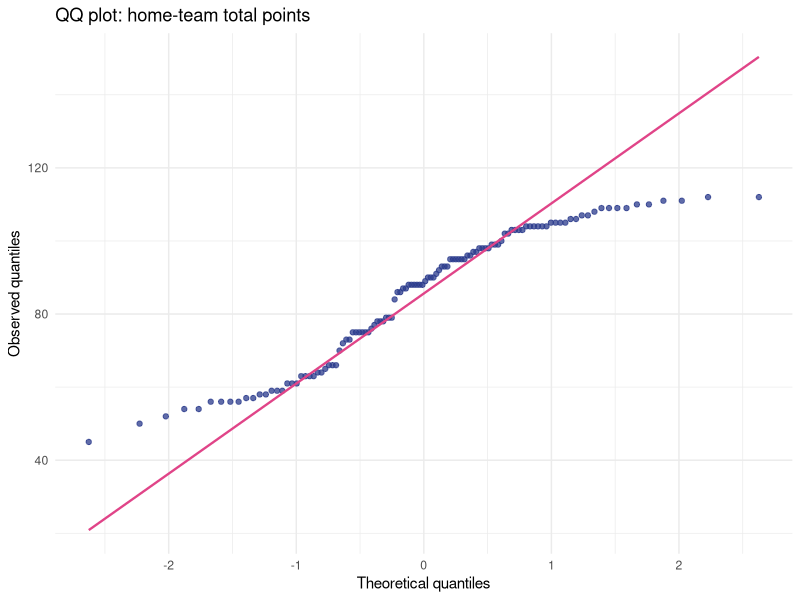
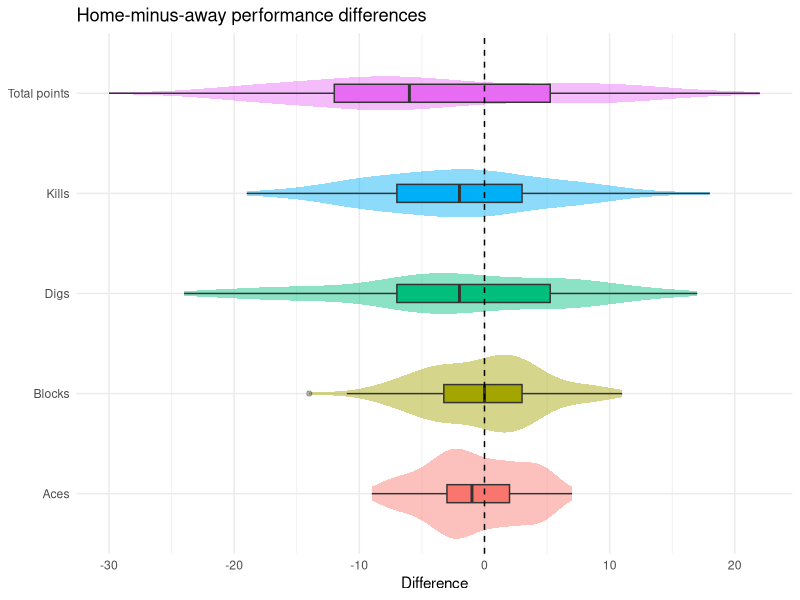
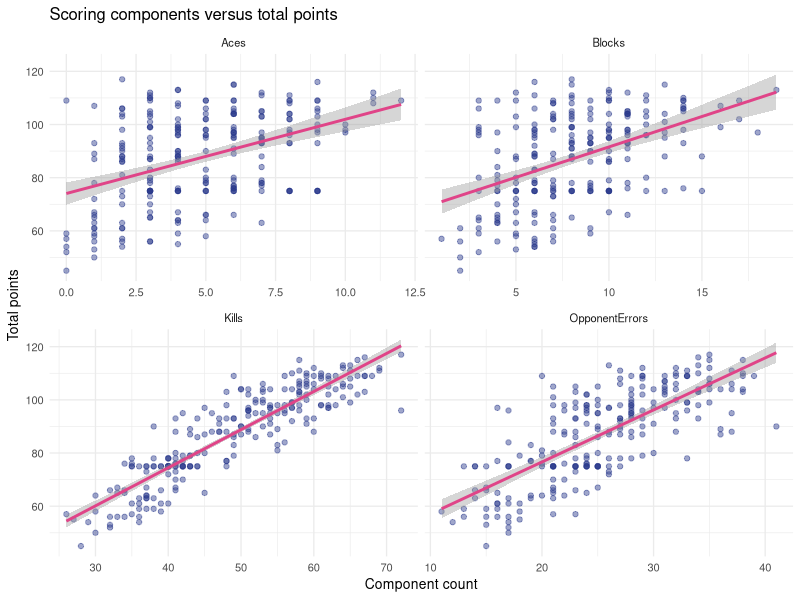

These figures' R source, in order:
# Case Study Exercise 1: Volleyball Match Statistics
# Author: Indudhara Swamy Vivekananda (4106839)

seed <- 366
set.seed(seed)

suppressPackageStartupMessages({
  library(dplyr)
  library(tidyr)
  library(ggplot2)
  library(readr)
})

dir.create("outputs/exercise1", recursive = TRUE, showWarnings = FALSE)

# The file uses semicolons and contains an unnamed row-index column.
matches_raw <- read.csv2("data/matchStats.csv", check.names = FALSE,
                         na.strings = c("", "NA"))
matches_raw <- matches_raw[, -1]
matches_raw$Date <- as.Date(matches_raw$Date)

# Diagnose the only non-structural missing field against observed context.
reception_missing <- is.na(matches_raw$Receptions.Home)
set.seed(seed)
reception_missingness_tests <- tibble(
  comparison = c("Home team", "Away team", "Home total points", "Home digs", "Home kills"),
  test = c("Monte Carlo chi-squared", "Monte Carlo chi-squared", rep("Wilcoxon rank-sum", 3)),
  p_value = c(
    chisq.test(table(reception_missing, matches_raw$Home.Team), simulate.p.value=TRUE, B=9999)$p.value,
    chisq.test(table(reception_missing, matches_raw$Away.Team), simulate.p.value=TRUE, B=9999)$p.value,
    wilcox.test(matches_raw$Total.Points.Home ~ reception_missing)$p.value,
    wilcox.test(matches_raw$Digs.Home ~ reception_missing)$p.value,
    wilcox.test(matches_raw$Kills.Home ~ reception_missing)$p.value)
)
write.csv(reception_missingness_tests, "outputs/exercise1/reception_missingness_tests.csv", row.names=FALSE)

# Audit missingness before any imputation.
missing_audit <- tibble(
  variable = names(matches_raw),
  n_missing = vapply(matches_raw, function(x) sum(is.na(x)), integer(1)),
  pct_missing = 100 * n_missing / nrow(matches_raw)
) %>%
  mutate(
    mechanism = case_when(
      variable %in% c("Set4.Home", "Set4.Away", "Set5.Home", "Set5.Away") ~ "MNAR (structural)",
      variable == "Receptions.Home" ~ "MCAR (plausible)",
      TRUE ~ "No missing values"
    ),
    rationale = case_when(
      variable %in% c("Set4.Home", "Set4.Away") ~
        "Missing exactly when the match ended after three sets; absence depends on match length.",
      variable %in% c("Set5.Home", "Set5.Away") ~
        "Missing exactly when no deciding fifth set was played; absence depends on match length.",
      variable == "Receptions.Home" ~
        "No association was detected with either team or observed points, digs, or kills; recording loss is plausible.",
      TRUE ~ "Complete column; no missing-data mechanism needs to be assigned."
    ),
    imputation = case_when(
      variable %in% c("Set4.Home", "Set4.Away", "Set5.Home", "Set5.Away") ~
        "Zero: the set was not played, so zero preserves the sporting meaning.",
      variable == "Receptions.Home" ~
        "Overall median; robust to skew and suitable for a plausibly MCAR numeric field.",
      TRUE ~ "None required."
    )
  )
write.csv(missing_audit, "outputs/exercise1/missing_audit.csv", row.names = FALSE)

# Impute plausibly MCAR home receptions with the robust overall median.
global_receptions_median <- median(matches_raw$Receptions.Home, na.rm = TRUE)
matches <- matches_raw %>%
  mutate(
    Receptions.Home = coalesce(Receptions.Home, global_receptions_median),
    across(c(Set4.Home, Set4.Away, Set5.Home, Set5.Away), ~replace_na(.x, 0)),
    Home.Win = as.integer(Winner == Home.Team)
  )
stopifnot(sum(is.na(matches)) == 0)
write.csv(matches, "outputs/exercise1/matchStats_complete.csv", row.names = FALSE)

# Normality assessment: Shapiro-Wilk and QQ plot for total home points.
normality <- shapiro.test(matches$Total.Points.Home)
capture.output(normality, file = "outputs/exercise1/shapiro_total_points_home.txt")

p_qq <- ggplot(matches, aes(sample = Total.Points.Home)) +
  stat_qq(colour = "#2B3B8C", alpha = 0.75) +
  stat_qq_line(colour = "#E04488", linewidth = 0.8) +
  labs(title = "QQ plot: home-team total points", x = "Theoretical quantiles",
       y = "Observed quantiles") +
  theme_minimal(base_size = 11)
ggsave("outputs/exercise1/qq_total_points_home.pdf", p_qq, width = 5.8, height = 4.0)

# EDA 1: paired home-away differences with inferential summaries.
paired_metrics <- matches %>%
  transmute(Kills = Kills.Home - Kills.Away,
            Blocks = Blocks.Home - Blocks.Away,
            Aces = Aces.Home - Aces.Away,
            Digs = Digs.Home - Digs.Away,
            `Total points` = Total.Points.Home - Total.Points.Away) %>%
  pivot_longer(everything(), names_to = "Metric", values_to = "Home_minus_away")

p_diff <- ggplot(paired_metrics, aes(Metric, Home_minus_away, fill = Metric)) +
  geom_violin(alpha = 0.45, colour = NA) +
  geom_boxplot(width = 0.18, outlier.alpha = 0.35) +
  geom_hline(yintercept = 0, linetype = 2) +
  coord_flip() + guides(fill = "none") +
  labs(title = "Home-minus-away performance differences", x = NULL, y = "Difference") +
  theme_minimal(base_size = 11)
ggsave("outputs/exercise1/home_away_differences.pdf", p_diff, width = 6.2, height = 4.2)

# EDA 2: scoring components and total points.
long_components <- bind_rows(
  matches %>% transmute(Total = Total.Points.Home, Kills = Kills.Home,
                        Blocks = Blocks.Home, Aces = Aces.Home,
                        OpponentErrors = Opponents.Errors.Home),
  matches %>% transmute(Total = Total.Points.Away, Kills = Kills.Away,
                        Blocks = Blocks.Away, Aces = Aces.Away,
                        OpponentErrors = Opponents.Errors.Away)
) %>% pivot_longer(-Total, names_to = "Component", values_to = "Value")

p_components <- ggplot(long_components, aes(Value, Total)) +
  geom_point(alpha = 0.45, colour = "#2B3B8C") +
  geom_smooth(method = "lm", se = TRUE, colour = "#E04488") +
  facet_wrap(~Component, scales = "free_x") +
  labs(title = "Scoring components versus total points", x = "Component count",
       y = "Total points") + theme_minimal(base_size = 10)
ggsave("outputs/exercise1/scoring_components.pdf", p_components, width = 7.2, height = 5.2)

# Compact numerical results used by the report.
home_binom <- binom.test(sum(matches$Home.Win), nrow(matches), p = 0.5)
paired_tests <- tibble(
  metric = c("Kills", "Blocks", "Aces", "Digs", "Total points"),
  mean_home = c(mean(matches$Kills.Home), mean(matches$Blocks.Home), mean(matches$Aces.Home),
                mean(matches$Digs.Home), mean(matches$Total.Points.Home)),
  mean_away = c(mean(matches$Kills.Away), mean(matches$Blocks.Away), mean(matches$Aces.Away),
                mean(matches$Digs.Away), mean(matches$Total.Points.Away)),
  paired_t_p = c(t.test(matches$Kills.Home, matches$Kills.Away, paired=TRUE)$p.value,
                 t.test(matches$Blocks.Home, matches$Blocks.Away, paired=TRUE)$p.value,
                 t.test(matches$Aces.Home, matches$Aces.Away, paired=TRUE)$p.value,
                 t.test(matches$Digs.Home, matches$Digs.Away, paired=TRUE)$p.value,
                 t.test(matches$Total.Points.Home, matches$Total.Points.Away, paired=TRUE)$p.value),
  paired_wilcoxon_p = c(
    wilcox.test(matches$Kills.Home, matches$Kills.Away, paired=TRUE, exact=FALSE)$p.value,
    wilcox.test(matches$Blocks.Home, matches$Blocks.Away, paired=TRUE, exact=FALSE)$p.value,
    wilcox.test(matches$Aces.Home, matches$Aces.Away, paired=TRUE, exact=FALSE)$p.value,
    wilcox.test(matches$Digs.Home, matches$Digs.Away, paired=TRUE, exact=FALSE)$p.value,
    wilcox.test(matches$Total.Points.Home, matches$Total.Points.Away, paired=TRUE, exact=FALSE)$p.value)
)
write.csv(paired_tests, "outputs/exercise1/paired_tests.csv", row.names = FALSE)

summary_lines <- c(
  sprintf("n_matches=%d", nrow(matches)),
  sprintf("home_wins=%d", sum(matches$Home.Win)),
  sprintf("home_win_rate=%.4f", mean(matches$Home.Win)),
  sprintf("home_win_binom_p=%.6g", home_binom$p.value),
  sprintf("shapiro_W=%.5f", unname(normality$statistic)),
  sprintf("shapiro_p=%.6g", normality$p.value),
  sprintf("corr_kills_total=%.4f", cor(long_components$Value[long_components$Component=="Kills"], long_components$Total[long_components$Component=="Kills"]))
)
writeLines(summary_lines, "outputs/exercise1/key_results.txt")
